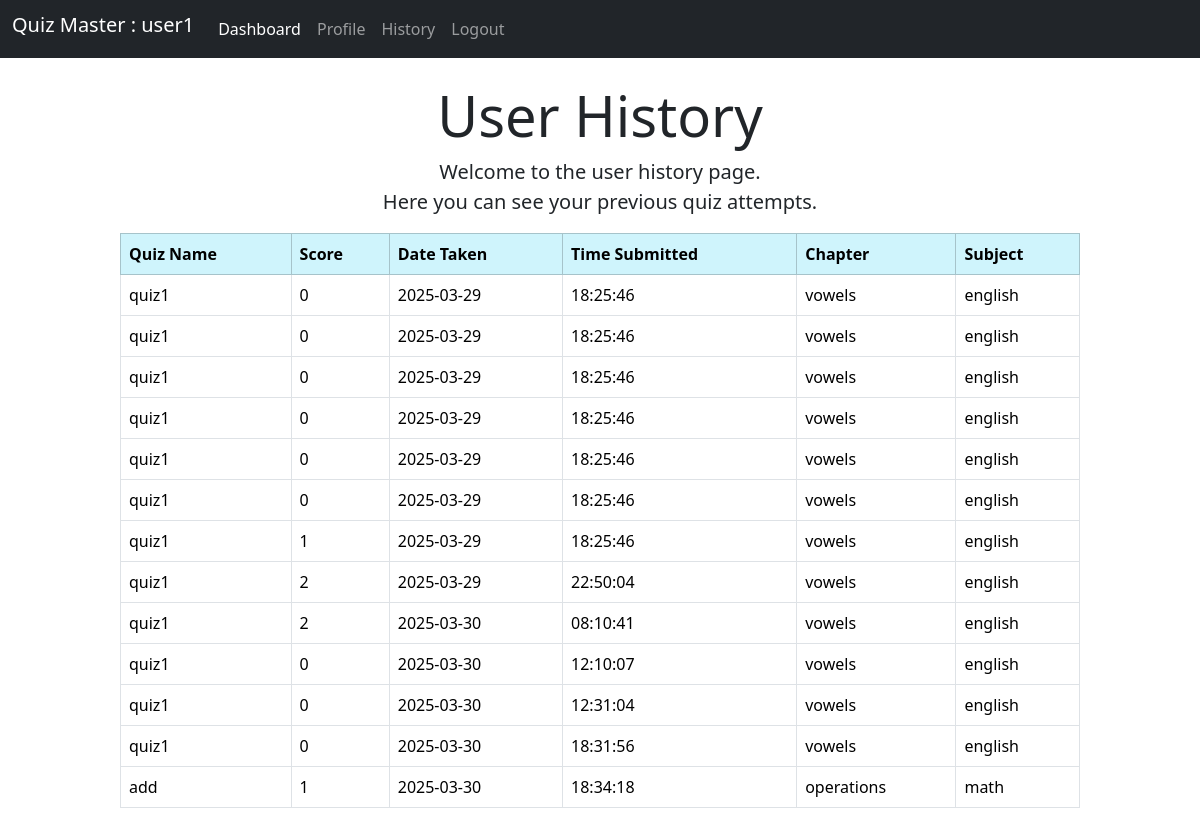
The app's page /userhistory/2 (signed in) with its own data.
### app.py (models this page shows)
class User(db.Model):
    __tablename__ = "User_table"
    id = db.Column(db.Integer, primary_key=True)
    User_email = db.Column(db.String(120), unique=True, nullable=False)
    User_fullname = db.Column(db.String(120), nullable=False)
    User_password = db.Column(db.String(120), nullable=False)
    User_qualification = db.Column(db.String(120), nullable=False)
    User_dob = db.Column(db.String(120), nullable=False)
    isadmin = db.Column(db.Boolean, nullable=False,default=False)
    Marks = db.relationship('Marks',back_populates='User',cascade='all,delete-orphan')

class Marks(db.Model):
    __tablename__ = "marks_table"
    mark_id = db.Column(db.Integer, primary_key=True)
    mark_User_id = db.Column(db.Integer, db.ForeignKey("User_table.id"), nullable=False)
    mark_quiz_id = db.Column(db.Integer, db.ForeignKey("quiz_table.qz_id"), nullable=False)
    mark_score = db.Column(db.Integer, nullable=False)
    time_taken=db.Column(db.DateTime, nullable=False)
    quiz=db.relationship('Quizzes',back_populates='Marks')
    User=db.relationship('User',back_populates='Marks')

class Quizzes(db.Model):
    __tablename__ = "quiz_table"
    qz_id= db.Column(db.Integer, primary_key=True)
    qz_ch_id = db.Column(db.Integer, db.ForeignKey("chapter_table.ch_id"), nullable=False)
    qz_name= db.Column(db.String(80), nullable=False)
    qz_code= db.Column(db.String(120), nullable=False)
    qz_desc_remarks= db.Column(db.String(120), nullable=False)
    qz_date= db.Column(db.Date, nullable=False)
    qz_time_duration= db.Column(db.String(15), nullable=False)
    chap=db.relationship('Chapter',back_populates='quiz')
    question=db.relationship('questions',back_populates='quiz',cascade="all, delete-orphan")
    Marks=db.relationship('Marks',back_populates ='quiz',cascade="all, delete-orphan")

class Chapter(db.Model):
    __tablename__ = "chapter_table"
    ch_name = db.Column(db.String(80), nullable=False)
    ch_id = db.Column(db.Integer, primary_key=True)
    ch_desc = db.Column(db.String(120), nullable=False)
    sub_id = db.Column(db.Integer,db.ForeignKey("Subject_table.sub_id"), nullable=False)
    Subject=db.relationship('Subject',back_populates='chap')
    quiz=db.relationship('Quizzes',back_populates='chap',cascade="all, delete-orphan")

class Subject(db.Model):
    __tablename__ = "Subject_table"
    sub_id = db.Column(db.Integer, primary_key=True)
    sub_name = db.Column(db.String(80), nullable=False)
    sub_code = db.Column(db.String(120), nullable=False)
    sub_description = db.Column(db.String(120), nullable=False)
    sub_teacher = db.Column(db.String(120), nullable=False)
    chap=db.relationship('Chapter',back_populates='Subject',cascade="all, delete-orphan")

### app.py (the view)
@app.route('/userhistory/<int:user_id>', methods=['GET', 'POST '])
def userhistory(user_id):
    if session['useremail']:
        user_id = session['id']
        user = User.query.filter_by(id=user_id).first()
        marks = Marks.query.filter_by(mark_User_id=user_id).all()
        return render_template('userhistory.html', marks=marks,user=user)
    return redirect('/userdashboard')

### templates/userhistory.html (shortened to what this page needs)
{% extends "base.html" %}
{% block content %}
<nav class="navbar navbar-expand-lg navbar-dark bg-dark">
  <div class="container-fluid"><h1 class="navbar-brand">
    Quiz Master : {{user.User_fullname}}</h1>
    <div class="collapse navbar-collapse" id="navbarNav">
      <ul class="navbar-nav me-auto mb-2 mb-lg-0">
        <li class="nav-item">
          <a class="nav-link active" aria-current="page" href="/userdashboard">Dashboard</a>
        </li>
        <li class="nav-item">
          <a class="nav-link" href="/userprofile/{{user.id}}">Profile</a>
        </li>
          <li class="nav-item">
            <a class="nav-link" href="/userhistory/{{user.id}}">History</a>
          </li>
        <li class="nav-item">
          <a class="nav-link" href="/user/logout">Logout</a>
        </li>
      </ul>
    </div>
  </div>
</nav>
<div class="container mt-4">
  <h1 class="display-4 text-center">User History</h1>
  <p class="lead text-center">
    Welcome to the user history page.<br>
    Here you can see your previous quiz attempts.
  </p>
</div>
<div class="table-responsive" style="max-width: 80%; margin: auto;">
  <table class="table table-bordered table-hover">
    <thead class="table-info">
      <tr>
        <th scope="col">Quiz Name</th>
        <th scope="col">Score</th>
        <th scope="col">Date Taken</th>
        <th scope="col">Time Submitted</th>
        <th scope="col">Chapter</th>
        <th scope="col">Subject</th>
      </tr>
    </thead>
    <tbody>
      {% for mark in user.Marks %}
      <tr>
        <td>{{ mark.quiz.qz_name }}</td>
        <td>{{ mark.mark_score }}</td>
        <td>{{ mark.time_taken.strftime('%Y-%m-%d') }}</td>
        <td>{{ mark.time_taken.strftime('%H:%M:%S') }}</td>
        <td>{{ mark.quiz.chap.ch_name }}</td>
        <td>{{ mark.quiz.chap.Subject.sub_name }}</td>
      </tr>
      {% endfor %}
    </tbody>
  </table>
</div>
{% endblock %}

### records on screen
User: User_fullname "user1"
Marks: quiz.qz_name "quiz1", mark_score "0", time_taken "2025-03-29", time_taken "18:25:46", quiz.chap.ch_name "vowels", quiz.chap.Subject.sub_name "english"
Marks: quiz.qz_name "quiz1", mark_score "0", time_taken "2025-03-29", time_taken "18:25:46", quiz.chap.ch_name "vowels", quiz.chap.Subject.sub_name "english"
Marks: quiz.qz_name "quiz1", mark_score "0", time_taken "2025-03-29", time_taken "18:25:46", quiz.chap.ch_name "vowels", quiz.chap.Subject.sub_name "english"
Marks: quiz.qz_name "quiz1", mark_score "0", time_taken "2025-03-29", time_taken "18:25:46", quiz.chap.ch_name "vowels", quiz.chap.Subject.sub_name "english"
Marks: quiz.qz_name "quiz1", mark_score "0", time_taken "2025-03-29", time_taken "18:25:46", quiz.chap.ch_name "vowels", quiz.chap.Subject.sub_name "english"
Marks: quiz.qz_name "quiz1", mark_score "0", time_taken "2025-03-29", time_taken "18:25:46", quiz.chap.ch_name "vowels", quiz.chap.Subject.sub_name "english"
Marks: quiz.qz_name "quiz1", mark_score "1", time_taken "2025-03-29", time_taken "18:25:46", quiz.chap.ch_name "vowels", quiz.chap.Subject.sub_name "english"
Marks: quiz.qz_name "quiz1", mark_score "2", time_taken "2025-03-29", time_taken "22:50:04", quiz.chap.ch_name "vowels", quiz.chap.Subject.sub_name "english"
Marks: quiz.qz_name "quiz1", mark_score "2", time_taken "2025-03-30", time_taken "08:10:41", quiz.chap.ch_name "vowels", quiz.chap.Subject.sub_name "english"
Marks: quiz.qz_name "quiz1", mark_score "0", time_taken "2025-03-30", time_taken "12:10:07", quiz.chap.ch_name "vowels", quiz.chap.Subject.sub_name "english"
Marks: quiz.qz_name "quiz1", mark_score "0", time_taken "2025-03-30", time_taken "12:31:04", quiz.chap.ch_name "vowels", quiz.chap.Subject.sub_name "english"
Marks: quiz.qz_name "quiz1", mark_score "0", time_taken "2025-03-30", time_taken "18:31:56", quiz.chap.ch_name "vowels", quiz.chap.Subject.sub_name "english"
Marks: quiz.qz_name "add", mark_score "1", time_taken "2025-03-30", time_taken "18:34:18", quiz.chap.ch_name "operations", quiz.chap.Subject.sub_name "math"
